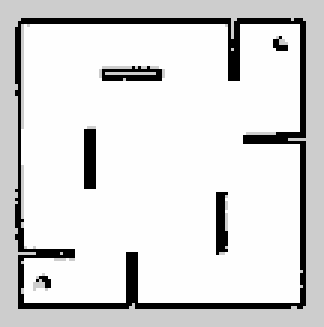
#> input picture maps/map3.pgm, 108 x 109 px, found by its file name (shown 3 times larger)
$ python depth_first.py
#> lines starting #> are read from the running program, lines starting #| are printed output that depends on the picture; after the words box and inside, x2 and y2 are one past the last pixel; in counts of white or black regions, pixels touching at a corner belong together
import numpy as np
import cv2
import matplotlib.pyplot as plt

# ここに地図のファイルパスを指定
MAP_FILE = "..\maps\map3.pgm"

# 地図をロード
def load_map(file_path, threshold=220):
#> called with file_path = '..\\maps\\map3.pgm', threshold = 220
    img = cv2.imread(file_path, cv2.IMREAD_GRAYSCALE)
#> img is the input picture: shape (109, 108); min 0, max 254, mean 217.6
    if img is None:
        raise FileNotFoundError(f"画像ファイルが読み込めませんでした: {file_path}")
    _, binary = cv2.threshold(img, threshold, 255, cv2.THRESH_BINARY)
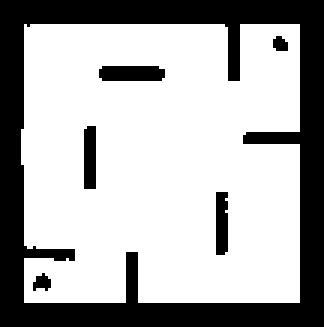
#> binary: shape (109, 108) (shown 3 times larger); 67.7% white; 6 black regions, box (x1, y1, x2, y2) and area: (0, 0, 108, 109) 3484, (33, 22, 55, 27) 105, (28, 42, 32, 63) 83, (72, 64, 76, 85) 81, (11, 91, 17, 97) 24, (91, 12, 96, 17) 20
    occupancy_grid = (binary == 0).astype(np.uint8)
    return occupancy_grid

# 深さ優先探索 (DFS)
def dfs(grid, start, goal):
    neighbors = [(0,1), (1,0), (-1,0), (0,-1),
                 (1,1), (-1,1), (1,-1), (-1,-1)]
    stack = [start]
    came_from = {start: None}

    while stack:
        current = stack.pop()
        if current == goal:
            break

        for dx, dy in neighbors:
            next_node = (current[0]+dx, current[1]+dy)
            if (0 <= next_node[0] < grid.shape[0] and
                0 <= next_node[1] < grid.shape[1] and
                grid[next_node] == 0 and
                next_node not in came_from):
                stack.append(next_node)
                came_from[next_node] = current

    # 経路復元
    if goal not in came_from:
        return []
    path = []
    current = goal
    while current:
        path.append(current)
        current = came_from[current]
    path.reverse()
    return path

# 経路を地図上に表示
def plot_path(grid, path, start, goal):
    plt.imshow(grid, cmap='gray_r')
    path_y, path_x = zip(*path)
    plt.plot(path_x, path_y, color="blue", linewidth=2, label="Path")
    plt.scatter([start[1]], [start[0]], marker="o", color="green", s=100, label="Start")
    plt.scatter([goal[1]], [goal[0]], marker="x", color="red", s=100, label="Goal")
    plt.legend()
    plt.show()

# 地図確認用表示
def plot_start_goal(grid, start, goal):
#> called with start = (20, 20), goal = (90, 90)
    plt.imshow(grid, cmap='gray_r')
    plt.scatter([start[1]], [start[0]], marker="o", color="green", s=100, label="Start")
    plt.scatter([goal[1]], [goal[0]], marker="x", color="red", s=100, label="Goal")
    plt.legend()
    plt.title("Start and Goal position check")
    plt.show()
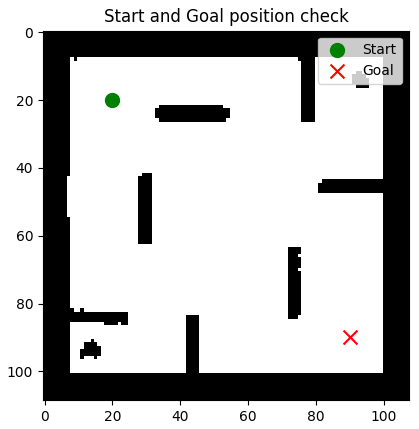
#> figure drawn by matplotlib, 1 panel

# メイン関数
if __name__ == "__main__":
    grid = load_map(MAP_FILE)

    # スタートとゴールの座標を設定 (y, x)の形式で指定
    start = (20, 20)
    goal = (90, 90)

    plot_start_goal(grid, start, goal)  # 位置確認用表示

    path = dfs(grid, start, goal)
#> path = 2437 pairs, first value 8 to 100, second value 7 to 99

    if path:
        print(f"経路が見つかりました！ステップ数: {len(path)}")
#| 経路が見つかりました！ステップ数: 2437
        plot_path(grid, path, start, goal)
#> in plot_path, `path_y, path_x = zip(*path)`: path_y = 2437 values, max 100 at index 833, min 8 at index 296, mean 53.46; path_x = 2437 values, max 99 at index 1256, min 7 at index 46, mean 50.45
#> in plot_path, `plt.show()`:
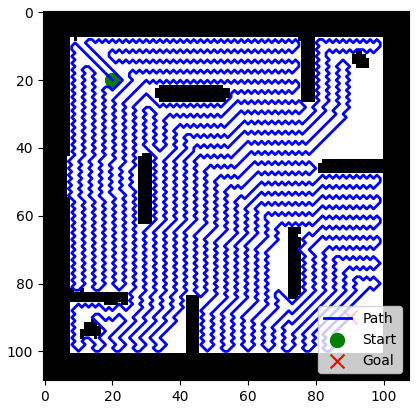
#> figure drawn by matplotlib, 1 panel
    else:
        print("経路が見つかりませんでした。")

$ run again, with maps/map1.pgm copied over maps/map3.pgm
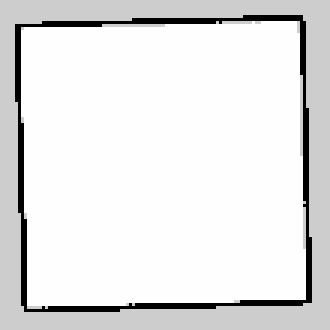
#> input picture maps/map1.pgm, 110 x 110 px, found by its file name (shown 3 times larger)
#> in load_map, img is the input picture: shape (110, 110); min 0, max 254, mean 228.3
#> in load_map, `_, binary = cv2.threshold(img, threshold, 255, cv2.THRESH_BINARY)`:
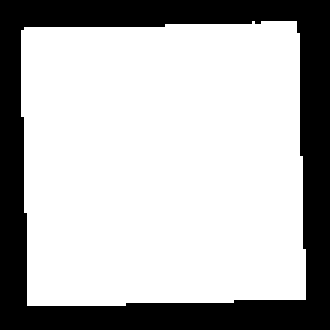
#> binary: shape (110, 110) (shown 3 times larger); 71% white; 1 black region, box (x1, y1, x2, y2) and area: (0, 0, 110, 110) 3506
#> path = 2754 pairs, first value 7 to 101, second value 7 to 100
#| 経路が見つかりました！ステップ数: 2754
#> path_y = 2754 values, max 101 at index 103, min 7 at index 600, mean 53.4; path_x = 2754 values, max 100 at index 2374, min 7 at index 13, mean 52.05
#> in plot_path, `plt.show()`:
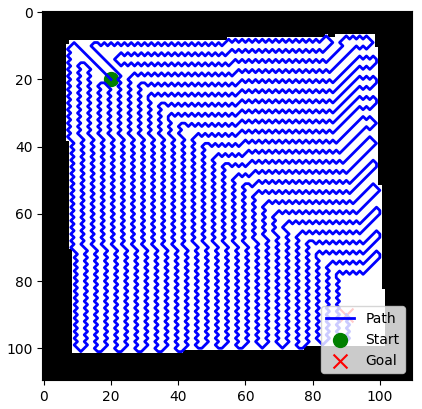
#> figure drawn by matplotlib, 1 panel
